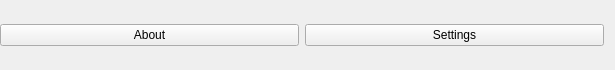
<?xml version="1.0" encoding="UTF-8"?>
<ui version="4.0">
 <class>header</class>
 <widget class="QWidget" name="header">
  <property name="geometry">
   <rect>
    <x>0</x>
    <y>0</y>
    <width>615</width>
    <height>70</height>
   </rect>
  </property>
  <property name="font">
   <font>
    <italic>false</italic>
   </font>
  </property>
  <property name="windowTitle">
   <string>Form</string>
  </property>
  <property name="autoFillBackground">
   <bool>false</bool>
  </property>
  <property name="styleSheet">
   <string notr="true"/>
  </property>
  <layout class="QHBoxLayout" name="horizontalLayout_2">
   <property name="leftMargin">
    <number>0</number>
   </property>
   <property name="topMargin">
    <number>0</number>
   </property>
   <property name="bottomMargin">
    <number>0</number>
   </property>
   <item>
    <layout class="QHBoxLayout" name="box" stretch="0,0">
     <property name="leftMargin">
      <number>0</number>
     </property>
     <property name="topMargin">
      <number>0</number>
     </property>
     <property name="rightMargin">
      <number>0</number>
     </property>
     <property name="bottomMargin">
      <number>0</number>
     </property>
     <item>
      <widget class="QPushButton" name="about_button">
       <property name="styleSheet">
        <string notr="true"/>
       </property>
       <property name="text">
        <string>About</string>
       </property>
      </widget>
     </item>
     <item>
      <widget class="QPushButton" name="settings_button">
       <property name="styleSheet">
        <string notr="true"/>
       </property>
       <property name="text">
        <string>Settings</string>
       </property>
      </widget>
     </item>
    </layout>
   </item>
  </layout>
 </widget>
 <resources/>
 <connections/>
</ui>
